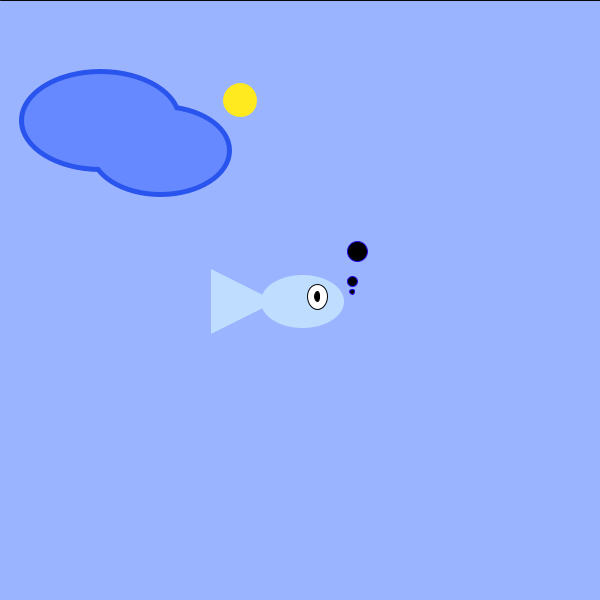
Frame 1 (no input)
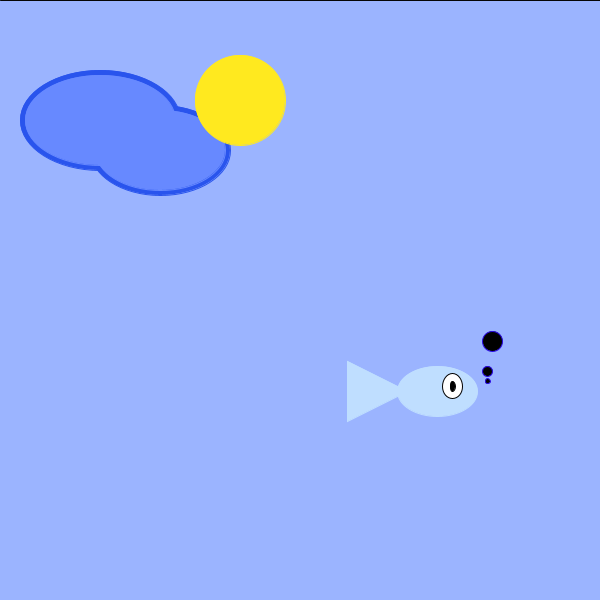
Frame 60 (the mouse pressed at the canvas centre just before this capture)
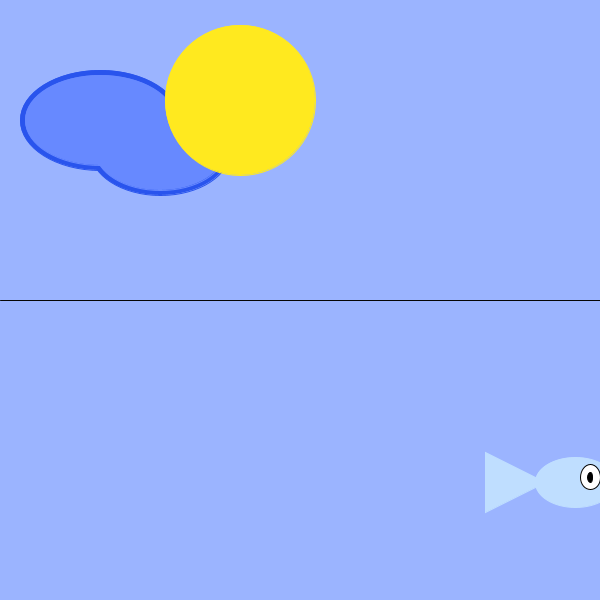
Frame 120 (the mouse held since frame 60 and released just before this capture)

The Processing sketch that drew these frames (run headless with seeded random() and noise(); from frame 60 on, the mouse is pressed at the canvas centre):

// Processing sketch: processing_97006
// ── processing_97006.pde

/*MARTA DONOSO_2 GEDI INFORMÀTICA
Aquest exercici es basava en que hi hagués l'efecte rebot (que fa el peix) i el canvi de mida, que ho he aconseguit fen l'efecte de respiració*/
 
 
//aqui defineixo les mides del sol, ja que fa l'efecte de respiració i per tant necessita varis valors de diàmetre
int midaMinima = 100;
int midaMaxima = 150;
int interval = 1;
boolean creixent = true;
int midaBola = 30;
float posX, posY, velX, velY;
int sz = 80;
int sp=50;
int obstacleX, obstacleY; //definim com a nombre enter l'obstacle.

//en el setup defineixo els intervals de la velocitat que tindrà el peix i les posicions.
void setup(){
  size(600,600);
  smooth();
  strokeWeight(3);
  posX = width/2;
  posY = height/2;
  velX = random(1,3);
  velY = random(1,3);
  fill(255,255,192);
  stroke(255);

}
//Dibuix del sol i dels núvols)
void draw(){
  background(155,180,255); 
   fill(41,84,237);
   stroke(41,84,237);
ellipse(100,120,160,100);
ellipse(160,150,140,90);
fill(103,137,255);
stroke(103,137,255);
ellipse(160,150,130,80);
ellipse(100,120,150,90);

  //colors sol
  fill(255,233,31);
  stroke(255,233,31);
 

  //La mida de la bola ha de canviar segons estigui creixent o decreixent
  if(creixent==true){
    midaBola = midaBola + interval;
  } 
  else { //no esta creixent
  midaBola = midaBola - interval;
  }


  //I ara cal comprobar si ha arribat a una mida límit
  //per canviar el cicle creixent/decreixent
  if(midaBola > midaMaxima){
    creixent = false;
  }
  if(midaBola < midaMinima){
    creixent = true;
  }

  //I finalment la dibuixem
  ellipse(240,100,midaBola,midaBola);

  //actualitzem posicions
  posX = posX+velX;
  posY = posY+velY;

  //dibuixem el peix que anirà rebotant.
  fill(191,222,255);
  stroke(191,222,255);
  ellipse(posX,posY,sz,sp);
   
  triangle(posX-90,posY-30,posX-90,posY+30,posX-30,posY);
 fill(255);
 stroke(0);
 strokeWeight(1);
  ellipse(posX+15,posY-5,20,25);
  fill(0);
   ellipse(posX+15,posY-5,5,10);
   stroke(41,9,227);
   fill(0);
ellipse(posX+50,posY-10,5,5);
ellipse(posX+50,posY-20,10,10);
ellipse(posX+55,posY-50,20,20);


  //comprobem posició X
  if((posX<0)||(posX>width)){
    velX = -velX;
  } 
  //comprobem posició Y
  if((posY<0)||(posY>height)){
    velY = -velY;
  } 

  //actualitzem l'obstacle, que representa el límit on el peix pot estar nadant:
  obstacleX = mouseX;
  obstacleY = mouseY;
  stroke(6);
  //dibuixem :
line(0,obstacleY,width,obstacleY);

  if(abs(posY-obstacleY) < sz/2){
    velY = -velY;
  }
}
